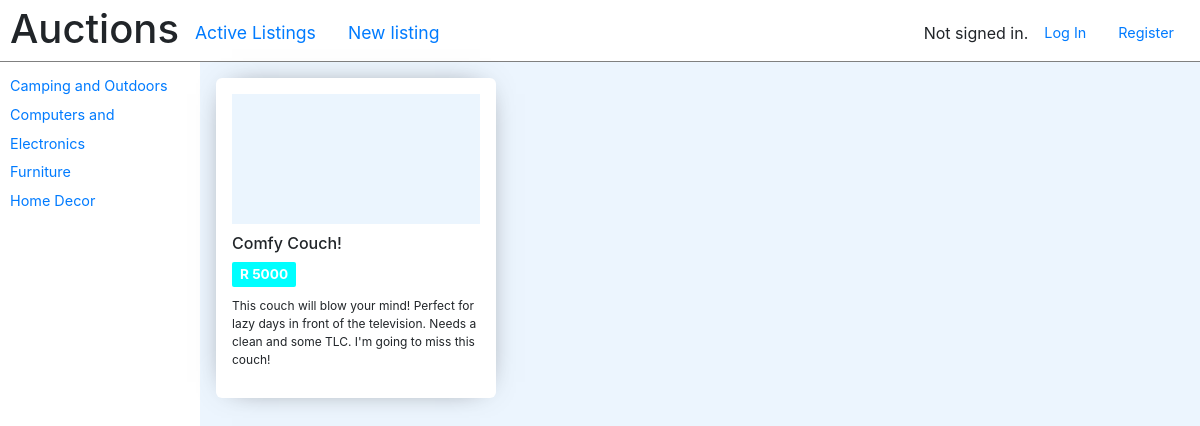
/?category_id=3, run on the app's committed database.
### auctions/models.py (models this page shows)
class Category(models.Model):
	value = models.CharField(max_length=128)

class Listing(models.Model):
	title = models.CharField(max_length=256)
	description = models.TextField(blank=True)
	starting_bid =  models.DecimalField(max_digits=10, decimal_places=2)
	owner = models.ForeignKey(User, on_delete=models.CASCADE, related_name="owner")
	active = models.BooleanField(default=True)
	winner = models.ForeignKey(User, null=True, on_delete=models.CASCADE, related_name="winner")
	image_url = models.CharField(max_length=1024, null=True)
	users = models.ManyToManyField(User, blank=True, related_name="watchlist_users")
	category = models.ForeignKey(Category, null=True, on_delete=models.CASCADE, related_name="listing_category")

### auctions/views.py (the view)
# urls.py: path("", views.index, name="index"),
def index(request):
    category_id = request.GET.get('category_id', '')
    if category_id:
        category = Category.objects.get(id=category_id)
        listings = category.listing_category.annotate(bid=Max("listing__value")).all()
        listings.category = category
    else:
        listings = Listing.objects.annotate(bid=Max("listing__value")).all()
        listing.category = None
    status = {}
    status['code'] = request.GET.get('code', '')
    status['msg'] = request.GET.get('msg', '')
    print(status)
    categories = Category.objects.all().order_by('value')
    return render(request, "auctions/index.html", {
        "active_listings": listings,
        "categories": categories,
        "status": status
    })

### auctions/templates/auctions/index.html (shortened to what this page needs)
{% extends "auctions/layout.html" %}
{% block body %}
    <section class="view view__listings">
        <nav class="categoryLinks debug">
            <ul class="nav sideNav">
                {% for category in categories %}
                <li><a href="{% url 'index' %}?category_id={{ category.id }}" >{{ category.value }}</a></li>
                {% endfor %}
            </ul>
        </nav>
        <div class="listings">
            {% for listing in active_listings %}
            <form action="{% url 'listing' listing.id %}">
                <div class="listings__card" onclick="javascript:this.parentNode.submit();">
                    {% if listing.image_url %}
                    <p class="img"><img src="{{ listing.image_url }}"/></p>
                    {% else %}
                    <p class="img__placeholder"></p>
                    {% endif %}
                    <h6>{{ listing.title }}</h5>
                    {% if listing.bid %}
                    <p class="pricetag">R {{ listing.bid }}</p>
                    {% else %}
                    <p class="pricetag">R {{ listing.starting_bid }}</p>
                    {% endif %}
            		<p class="p--tiny description">{{ listing.description }}</p>
                </div>
            </form>
            {% endfor %}
    </section>
{% endblock %}

### auctions/static/auctions/styles.css (style rules this page uses)
.listings__card { box-shadow: 0px 0px 30px -16px rgba(0, 0, 0, 0.75); }
body { min-height: 100vh; max-width: 100vw; width: 100%; background-color: #ECF5FE; box-sizing: border-box; }
p { margin: 0px; }
.p--tiny { font-size: 12px; }
.sideNav { flex-direction: column; padding: 10px 10px; padding-right: 20px; background-color: white; height: 100%; min-height: 100vh; min-width: 200px; }
.sideNav li { line-height: 2; font-size: 90%; }
.view__listings { display: flex; justify-content: flex-start; }
.listings { display: inline-flex; width: 100%; padding: 1rem; }
.listings__card { width: 280px; height: 320px; margin-right: 1rem; background-color: white; border-radius: 6px; padding: 1rem; cursor: pointer; transform: scale(1); transition: all 0.1s; }
.listings__card .img__placeholder { margin-bottom: 10px; height: 130px; min-height: 50px; min-width: 50px; background-color: rgba(66, 155, 245, 0.1); }
.listings__card .pricetag { width: auto; margin-bottom: 10px; display: inline-block; background-color: cyan; border-radius: 2px; color: white; font-weight: 700; padding: 2px 8px; font-size: 0.85rem; }

### data on the page
Category: value "Camping and Outdoors"
Category: value "Computers and Electronics"
Category: value "Furniture"
Category: value "Home Decor"
Listing: title "Comfy Couch!", bid "5000", description "This couch will blow your mind! Perfect for lazy days in front of the television. Needs a clean and some TLC. I'm going to miss this couch!"
